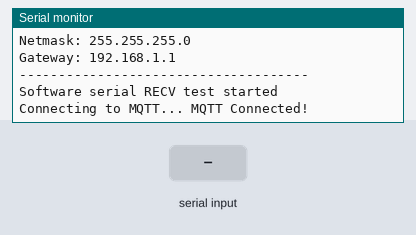
Recording of a sketch running on a simulated ESP8266 (NodeMCU). Shown: the last lines printed to the serial monitor. Inputs (shaded band) come from the test bench. WiFi joins after 1.5 s; servers stay silent unless stated; no MQTT or app messages arrive unless stated.

Above: at 2.8 s.
2.9 s: "1" received over the second serial link
At 3.4 s:
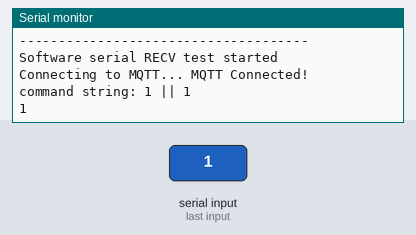
4.4 s: "0" received over the second serial link
At 5.6 s:
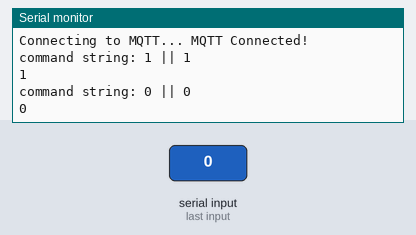
5.9 s: "2" received over the second serial link
At 7.2 s:
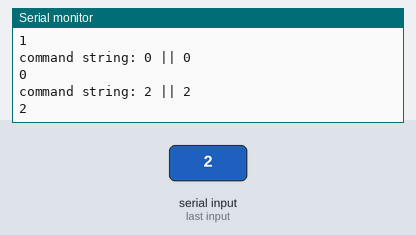
Timing chart, 0 to 8.9 s (numbered marks = the images above; inputs shaded):
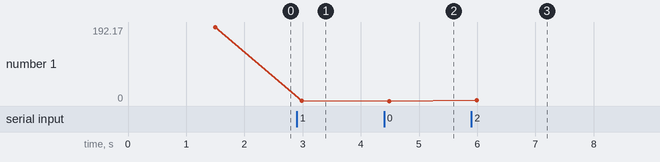

The sketch:

swser_esp_recv_max_test.ino
```cpp
#include <SoftwareSerial.h>
#include <stdio.h>
#include <string.h>
#include "Adafruit_MQTT.h"
#include "Adafruit_MQTT_Client.h"
#include <ESP8266WiFi.h>

/*********** WIFI Credentials ***********/
#define WLAN_SSID       "connectory 2"
#define WLAN_PASS       "c0nn3ct0ry2"
/****************************************/

/********** Adafruit.io Setup  **********/
#define AIO_SERVER      "io.adafruit.com"
#define AIO_SERVERPORT  1883               // use 8883 for SSL
#define AIO_USERNAME    "connectory_io"
#define AIO_KEY         "76805a2a35c84583a9ac77cd9ec5f546"
/****************************************/

/**************** Other *****************/
#define PIN_RX 14
#define PIN_TX 12
#define INPUT_SIZE 31
/****************************************/

/********** Global State ****************/
// Create an ESP8266 WiFiClient class to connect to the MQTT server.
WiFiClient client;

// Setup the MQTT client class by passing in the WiFi client and MQTT server and login details.
Adafruit_MQTT_Client mqtt(&client, AIO_SERVER, AIO_SERVERPORT, AIO_USERNAME, AIO_KEY);
/****************************************/

/*************** Feeds ******************/
// Setup publishing feeds
// Notice MQTT paths for AIO follow the form: <username>/feeds/<feedname>
//Adafruit_MQTT_Publish photocell = Adafruit_MQTT_Publish(&mqtt, AIO_USERNAME "/feeds/photocell");
//Adafruit_MQTT_Publish humidity = Adafruit_MQTT_Publish(&mqtt, AIO_USERNAME "/feeds/humidity");
//Adafruit_MQTT_Publish temp = Adafruit_MQTT_Publish(&mqtt, AIO_USERNAME "/feeds/temp");
Adafruit_MQTT_Publish noise = Adafruit_MQTT_Publish(&mqtt, AIO_USERNAME "/feeds/noise");
/****************************************/

SoftwareSerial swSer(PIN_RX, PIN_TX, false, 256);

void setup() {
  // define pin modes for tx, rx:
  pinMode(PIN_RX, INPUT);
  pinMode(PIN_TX, OUTPUT);
  Serial.begin(9600);

  swSer.begin(9600);
  while (!Serial) {
    ; // wait for serial port to connect. Needed for native USB port only
  }

  // connect WiFi
  Serial.println();
  Serial.println();
  Serial.print("Connecting to ");
  Serial.println(WLAN_SSID);

  WiFi.begin(WLAN_SSID, WLAN_PASS);

  while (WiFi.status() != WL_CONNECTED) {
    delay(500);
    Serial.print(".");
  }

  Serial.println("");
  Serial.println("WiFi connected");
  Serial.println("IP address: ");
  Serial.println(WiFi.localIP());
  Serial.print("Netmask: ");
  Serial.println(WiFi.subnetMask());
  Serial.print("Gateway: ");
  Serial.println(WiFi.gatewayIP());
  Serial.println("-------------------------------------");

  Serial.println("\nSoftware serial RECV test started");
}

void loop() {
  MQTT_connect();
  delay(50);
  char incomingSerialData[INPUT_SIZE+1] = {0};
  char commandString[INPUT_SIZE+1] = {0};
  if (getCommand(incomingSerialData) > 0) {
    //
    strcpy(commandString, incomingSerialData);
    Serial.print("command string: ");
    Serial.print(incomingSerialData);
    Serial.print(" || ");
    Serial.println(commandString);
    //
    delay(50);
    parseCommand(incomingSerialData);
    delay(50);
    //swSer.flush();
    //Serial.println("loop");
  }
}

int getCommand(char *incomingSerialData)
{
  int incomingSerialDataIndex = 0; // Stores the next 'empty space' in the array

  while(swSer.available() > 0)
  {
    incomingSerialData[incomingSerialDataIndex] = swSer.read();
    if (incomingSerialData[incomingSerialDataIndex] != 13) {
      incomingSerialDataIndex++; // Ensure the next byte is added in the next position
    }
    incomingSerialData[incomingSerialDataIndex] = 0;
  }

  if (incomingSerialDataIndex > 0) {
    //Serial.println(incomingSerialData);
    //Serial.print("\n");
  }

  return incomingSerialDataIndex;
}

void parseCommand(char *commandString) {
  char *command = strtok(commandString, ":");
  char pubSet[2][INPUT_SIZE/2+1];
  int index = 0;
  while (command != NULL && index < 2) {
    Serial.println(command);
    if (command != NULL && command != 0 && strlen(command)>3) {
      //pubSet[index] = command;
      strcpy(pubSet[index], command);
      index++;
    }
    command = strtok(NULL, ":");
  }
  if (index > 1) {
    if (pubSet[0] != NULL && pubSet[1] != NULL) {
      Serial.print("pubSet[0]= ");
      Serial.print(pubSet[0]); Serial.print(" ");
      Serial.print("pubSet[1]= ");
      Serial.println(pubSet[1]);
      Serial.println("all checked");
      if (strcmp(pubSet[0], "noise") == 0) {
        if (! noise.publish(pubSet[1])) {
          Serial.println(F("noise publish failed"));
        } else {
          Serial.println(F("noise publish OK!"));
        }
      }
    }
  }

}

// Function to connect and reconnect as necessary to the MQTT server.
// Should be called in the loop function and it will take care if connecting.
void MQTT_connect() {
  int8_t ret;

  // Stop if already connected.
  if (mqtt.connected()) {
    return;
  }

  Serial.print("Connecting to MQTT... ");

  uint8_t retries = 3;
  while ((ret = mqtt.connect()) != 0) { // connect will return 0 for connected
       Serial.println(mqtt.connectErrorString(ret));
       Serial.println("Retrying MQTT connection in 5 seconds...");
       mqtt.disconnect();
       delay(5000);  // wait 5 seconds
       retries--;
       if (retries == 0) {
         // basically die and wait for WDT to reset me
         while (1);
       }
  }
  Serial.println("MQTT Connected!");
}
```

Measured:
- after the input at 2.9 s, the serial monitor: prints a new line at once (image 1)
- after the input at 4.4 s, the serial monitor: prints a new line at once (image 2)
- after the input at 5.9 s, the serial monitor: prints a new line after 0.05 s (image 3)
- plotted number 1: 192.17 → 1 after the input at 2.9 s, 1 → 0 after the input at 4.4 s, 0 → 2 after the input at 5.9 s
